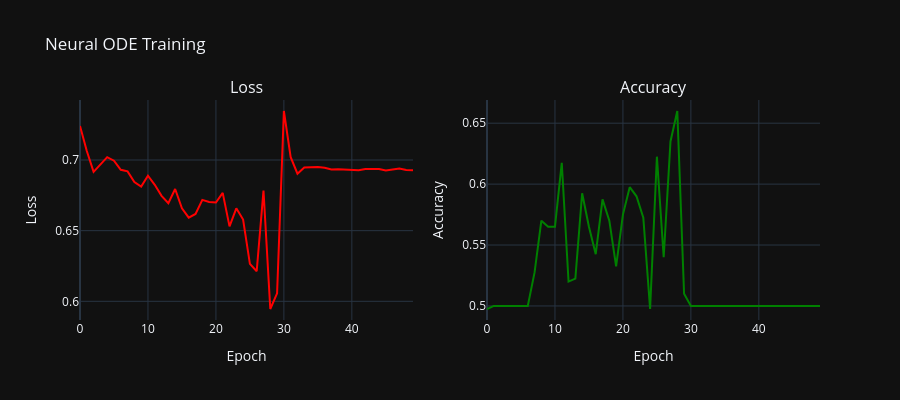

This figure's notebook cell:
### Code cell
# Training curves
fig = make_subplots(rows=1, cols=2, subplot_titles=("Loss", "Accuracy"))

fig.add_trace(
    go.Scatter(y=losses, mode="lines", name="Loss", line=dict(color="red")),
    row=1,
    col=1,
)
fig.add_trace(
    go.Scatter(
        y=accuracies, mode="lines", name="Accuracy", line=dict(color="green")
    ),
    row=1,
    col=2,
)

fig.update_layout(
    title="Neural ODE Training",
    template=plotly_template,
    height=400,
    showlegend=False,
)
fig.update_xaxes(title_text="Epoch", row=1, col=1)
fig.update_xaxes(title_text="Epoch", row=1, col=2)
fig.update_yaxes(title_text="Loss", row=1, col=1)
fig.update_yaxes(title_text="Accuracy", row=1, col=2)
fig.show()

### Figure 1 — Plotly figure (JSON) as saved in the notebook; plotly's stock layout.template omitted (floating-point values rounded to 4 significant figures)
{"data": [{"line": {"color": "red"}, "mode": "lines", "name": "Loss", "type": "scatter", "xaxis": "x", "y": [0.724, 0.7064, 0.6916, 0.6967, 0.702, 0.6995, 0.693, 0.6919, 0.6843, 0.6812, 0.6889, 0.6824, 0.6746, 0.6694, 0.6795, 0.6658, 0.6592, 0.6618, 0.6718, 0.6703, 0.6699, 0.6767, 0.653, 0.6658, 0.6579, 0.6265, 0.6213, 0.6783, 0.5946, 0.6056, 0.7347, 0.7019, 0.6903, 0.6947, 0.695, 0.6951, 0.6945, 0.6933, 0.6934, 0.6931, 0.6931, 0.6928, 0.6937, 0.6938, 0.6936, 0.6926, 0.6933, 0.694, 0.693, 0.6928], "yaxis": "y"}, {"line": {"color": "green"}, "mode": "lines", "name": "Accuracy", "type": "scatter", "xaxis": "x2", "y": [0.4975, 0.5, 0.5, 0.5, 0.5, 0.5, 0.5, 0.5275, 0.57, 0.565, 0.565, 0.6175, 0.52, 0.5225, 0.5925, 0.565, 0.5425, 0.5875, 0.57, 0.5325, 0.575, 0.5975, 0.59, 0.5725, 0.4975, 0.6225, 0.54, 0.635, 0.66, 0.51, 0.5, 0.5, 0.5, 0.5, 0.5, 0.5, 0.5, 0.5, 0.5, 0.5, 0.5, 0.5, 0.5, 0.5, 0.5, 0.5, 0.5, 0.5, 0.5, 0.5], "yaxis": "y2"}], "layout": {"annotations": [{"font": {"size": 16}, "showarrow": false, "text": "Loss", "x": 0.225, "xanchor": "center", "xref": "paper", "y": 1.0, "yanchor": "bottom", "yref": "paper"}, {"font": {"size": 16}, "showarrow": false, "text": "Accuracy", "x": 0.775, "xanchor": "center", "xref": "paper", "y": 1.0, "yanchor": "bottom", "yref": "paper"}], "height": 400, "showlegend": false, "title": {"text": "Neural ODE Training"}, "xaxis": {"anchor": "y", "domain": [0.0, 0.45], "title": {"text": "Epoch"}}, "xaxis2": {"anchor": "y2", "domain": [0.55, 1.0], "title": {"text": "Epoch"}}, "yaxis": {"anchor": "x", "domain": [0.0, 1.0], "title": {"text": "Loss"}}, "yaxis2": {"anchor": "x2", "domain": [0.0, 1.0], "title": {"text": "Accuracy"}}}}
